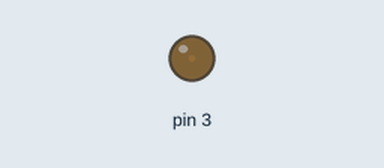
Recording of a sketch running on a simulated Arduino Uno, built with avr-gcc and run on an emulated ATmega328P. Shown: output pins drawn as LEDs (lit = HIGH).

Above: at 0.05 s.
At 2.0 s:
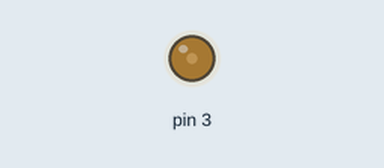
At 3.95 s:
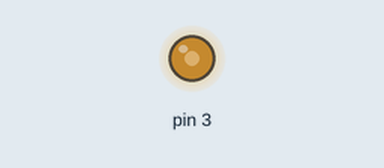
At 7.9 s:
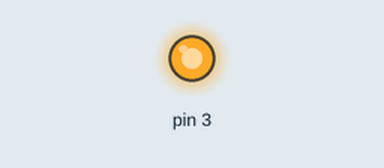
Timing chart, 0 to 10.3 s (numbered marks = the images above):
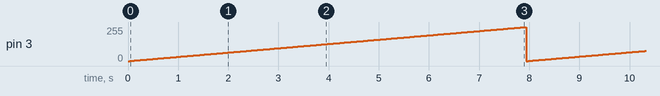

Measured:
- by itself, pin 3: ramps from 0/255 to 255/255 and jumps back, once every 7.9 s

The sketch:

01_analogWrite.ino
```cpp
int ledState;
long long lastChange;

void setup() {
  // TODO: declare output pin
  pinMode(3, OUTPUT);
  ledState = 0;  // can be 0 to 255
  lastChange = millis();
}

void loop() {
  analogWrite(3, ledState);
  if (millis() - lastChange > 30) {
    ledState += 1;
    if (ledState > 255) {
      ledState = 0;
    }
    lastChange = millis();
  }
}
```
